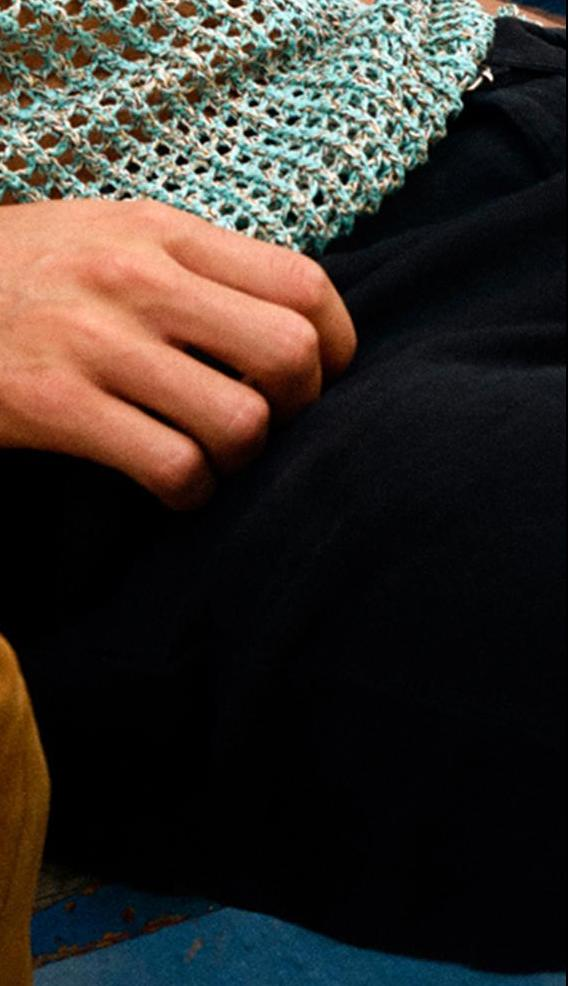
#> input picture data/dataset_entrenar_IA/I_02a3a4444c5d_from_B_5c7c70235031.jpg, 568 x 986 px; its folder holds only this picture in this run
$ python -i predict.py   (imports and definitions only)
#> lines starting #> are read from the running program, lines starting #| are printed output that depends on the picture; after the words box and inside, x2 and y2 are one past the last pixel; in counts of white or black regions, pixels touching at a corner belong together
import cv2 as cv
import numpy as np
import pandas as pd
from pathlib import Path
from sklearn.preprocessing import StandardScaler
from sklearn.metrics.pairwise import cosine_similarity
from sklearn.cluster import KMeans

# -----------------------------
# CONFIG
# -----------------------------
PRODUCTS_CSV = "prendas_features_3.csv"
BUNDLES_DIR = Path("../data/images/bundles")
OUTPUT_CSV = "bundle_predictions.csv"

# -----------------------------
# 1️⃣ Cargar productos
# -----------------------------
# [1 line that did not run here, left out]
# [1 line that did not run here, left out]

# Guardamos IDs
# [1 line that did not run here, left out]

# Quitamos columna image
# [1 line that did not run here, left out]

# Normalizamos
scaler = StandardScaler()
# [1 line that did not run here, left out]

# [1 line not run here, left out]


# -----------------------------
# 2️⃣ Feature extractor bundle
# (MISMO QUE PRODUCTOS)
# -----------------------------
def get_object_mask_white_sensitive(image):
    hsv = cv.cvtColor(image, cv.COLOR_BGR2HSV)
    h, s, v = cv.split(hsv)
    white_mask = (s < 30) & (v > 200)
    mask = ~white_mask
    return mask


def extract_features(image):
    image = cv.resize(image, (200, 200))
    mask = get_object_mask_white_sensitive(image)

    # Colores dominantes
    pixels = image[mask]
    if len(pixels) > 0:
        kmeans = KMeans(n_clusters=3, random_state=42, n_init=10)
        kmeans.fit(pixels)
        colors = kmeans.cluster_centers_.astype(int)
    else:
        colors = np.array([[0, 0, 0]] * 3)

    feature_vector = []

    # Colores
    for color in colors:
        feature_vector.extend([color[2], color[1], color[0]])

    # Esquinas
    gray = cv.cvtColor(image, cv.COLOR_BGR2GRAY)
    gray_masked = cv.bitwise_and(gray, gray, mask=mask.astype(np.uint8))

    corners = cv.goodFeaturesToTrack(gray_masked, 50, 0.01, 5)
    if corners is not None:
        corners = corners.reshape(-1, 2)
        feature_vector.append(len(corners))
        feature_vector.extend([
            corners[:,0].mean(),
            corners[:,1].mean(),
            corners[:,0].std(),
            corners[:,1].std()
        ])
    else:
        feature_vector.extend([0,0,0,0,0])

    # ORB
    orb = cv.ORB_create(nfeatures=200)
    kp, des = orb.detectAndCompute(gray_masked, mask.astype(np.uint8))
    feature_vector.append(len(kp))

    if des is not None:
        des_mean = des.mean(axis=0)
        des_std = des.std(axis=0)
        for i in range(32):
            feature_vector.append(des_mean[i])
            feature_vector.append(des_std[i])
    else:
        feature_vector.extend([0]*64)

    # máscara
    mask_area = mask.sum()
    aspect_ratio = mask_area / (200*200)
    feature_vector.extend([mask_area, aspect_ratio])

    return np.array(feature_vector)


# -----------------------------
# 3️⃣ Matching bundles
# -----------------------------
results = []

bundle_files = list(BUNDLES_DIR.glob("*.jpg"))
# [24 lines not run here, left out]


# -----------------------------
# 4️⃣ Guardar CSV final
# -----------------------------
results_df = pd.DataFrame(results)
# [3 lines not run here, left out]

>>> import cv2
>>> picture = cv2.imread('../data/dataset_entrenar_IA/I_02a3a4444c5d_from_B_5c7c70235031.jpg')
#> picture is the input picture: shape (986, 568, 3); mean B, G, R 43, 48.6, 55.4
>>> result = extract_features(picture)
#> in extract_features, `image = cv.resize(image, (200, 200))`:
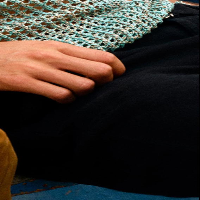
#> image: shape (200, 200, 3); mean of channels 0, 1, 2 42.9, 48.5, 55.4; drawn as B, G, R
#> in get_object_mask_white_sensitive, `hsv = cv.cvtColor(image, cv.COLOR_BGR2HSV)`: hsv: shape (200, 200, 3); mean H, S, V 65.3, 101.3, 63.1
#> in get_object_mask_white_sensitive, `h, s, v = cv.split(hsv)`:
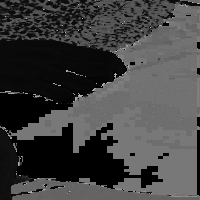
#> h: shape (200, 200); min 0, max 179, mean 65.3
#> in get_object_mask_white_sensitive, `h, s, v = cv.split(hsv)`:
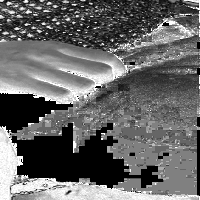
#> s: shape (200, 200); min 0, max 255, mean 101.3
#> in get_object_mask_white_sensitive, `h, s, v = cv.split(hsv)`:
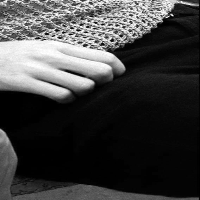
#> v: shape (200, 200); min 0, max 255, mean 63.1
#> in get_object_mask_white_sensitive, `white_mask = (s < 30) & (v > 200)`:
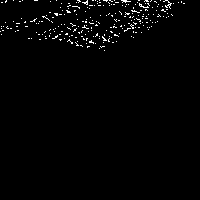
#> white_mask: shape (200, 200) bool; 1.6% white in thin lines or dots, all inside (x1, y1, x2, y2) = (0, 0, 185, 51)
#> in extract_features, `gray = cv.cvtColor(image, cv.COLOR_BGR2GRAY)`:
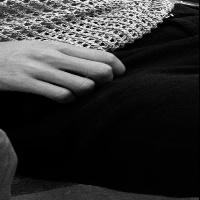
#> gray: shape (200, 200); min 0, max 252, mean 49.9
#> in extract_features, `corners = cv.goodFeaturesToTrack(gray_masked, 50, 0.01, 5)`: corners = 50 rows, first 8: [77, 45], [110, 40], [165, 6], [97, 34], [91, 41], [58, 14], [71, 43], [74, 29]
#> in extract_features, `corners = corners.reshape(-1, 2)`: corners = 50 pairs, first value 10 to 170, second value 2 to 45
#> in extract_features, `kp, des = orb.detectAndCompute(gray_masked, mask.astype(np.uint8))`: kp = 123 keypoints; strongest (x, y, size): (85, 44, 31), (112, 40, 31), (88, 42, 31), (76, 32, 31)
#> in extract_features, `des_mean = des.mean(axis=0)`: des_mean = 32 values, max 177.1 at index 23, min 123.7 at index 11, mean 146.2
#> in extract_features, `des_std = des.std(axis=0)`: des_std = 32 values, max 80.85 at index 11, min 59.27 at index 10, mean 70.04
#> after the loop in extract_features, `for i in range(32):`: feature_vector = 79 values, max 193 at index 3, min 5 at index 0, mean 101
#> in extract_features, `mask_area = mask.sum()`: mask_area = 39357
#> in extract_features, `aspect_ratio = mask_area / (200*200)`: aspect_ratio = 0.984
#> result = 81 values, max 39357 at index 79, min 0.984 at index 80, mean 584.4
